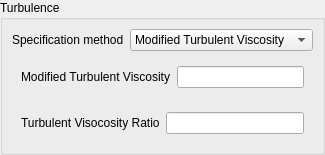
<?xml version="1.0" encoding="UTF-8"?>
<ui version="4.0">
 <class>turbulenceSpalartAllmarasWidget</class>
 <widget class="QWidget" name="turbulenceSpalartAllmarasWidget">
  <property name="geometry">
   <rect>
    <x>0</x>
    <y>0</y>
    <width>320</width>
    <height>150</height>
   </rect>
  </property>
  <property name="windowTitle">
   <string>Form</string>
  </property>
  <layout class="QVBoxLayout" name="verticalLayout_2">
   <property name="leftMargin">
    <number>0</number>
   </property>
   <property name="topMargin">
    <number>0</number>
   </property>
   <property name="rightMargin">
    <number>0</number>
   </property>
   <property name="bottomMargin">
    <number>0</number>
   </property>
   <item>
    <widget class="QGroupBox" name="groupBox">
     <property name="title">
      <string>Turbulence</string>
     </property>
     <layout class="QVBoxLayout" name="verticalLayout">
      <property name="leftMargin">
       <number>9</number>
      </property>
      <property name="topMargin">
       <number>9</number>
      </property>
      <property name="rightMargin">
       <number>9</number>
      </property>
      <property name="bottomMargin">
       <number>9</number>
      </property>
      <item>
       <widget class="QWidget" name="widget" native="true">
        <layout class="QFormLayout" name="formLayout_2">
         <property name="leftMargin">
          <number>0</number>
         </property>
         <property name="topMargin">
          <number>0</number>
         </property>
         <property name="rightMargin">
          <number>0</number>
         </property>
         <property name="bottomMargin">
          <number>0</number>
         </property>
         <item row="0" column="0">
          <widget class="QLabel" name="label">
           <property name="text">
            <string>Specification method</string>
           </property>
          </widget>
         </item>
         <item row="0" column="1">
          <widget class="QComboBox" name="specificationMethod">
           <item>
            <property name="text">
             <string>Modified Turbulent Viscosity</string>
            </property>
           </item>
           <item>
            <property name="text">
             <string>Turbulent Viscosity Ratio</string>
            </property>
           </item>
          </widget>
         </item>
        </layout>
       </widget>
      </item>
      <item>
       <widget class="QWidget" name="modifiedTurbulentViscosity" native="true">
        <layout class="QFormLayout" name="formLayout">
         <item row="0" column="0">
          <widget class="QLabel" name="label_2">
           <property name="text">
            <string>Modified Turbulent Viscosity</string>
           </property>
          </widget>
         </item>
         <item row="0" column="1">
          <widget class="QLineEdit" name="modelTurbulentViscosity">
           <property name="sizePolicy">
            <sizepolicy hsizetype="Expanding" vsizetype="Fixed">
             <horstretch>0</horstretch>
             <verstretch>0</verstretch>
            </sizepolicy>
           </property>
          </widget>
         </item>
        </layout>
       </widget>
      </item>
      <item>
       <widget class="QWidget" name="turbulentViscosityRatio" native="true">
        <layout class="QFormLayout" name="formLayout_3">
         <item row="0" column="0">
          <widget class="QLabel" name="label_5">
           <property name="text">
            <string>Turbulent Visocosity Ratio</string>
           </property>
          </widget>
         </item>
         <item row="0" column="1">
          <widget class="QLineEdit" name="lineEdit_2">
           <property name="sizePolicy">
            <sizepolicy hsizetype="Expanding" vsizetype="Fixed">
             <horstretch>0</horstretch>
             <verstretch>0</verstretch>
            </sizepolicy>
           </property>
          </widget>
         </item>
        </layout>
       </widget>
      </item>
     </layout>
    </widget>
   </item>
  </layout>
 </widget>
 <resources/>
 <connections/>
</ui>
